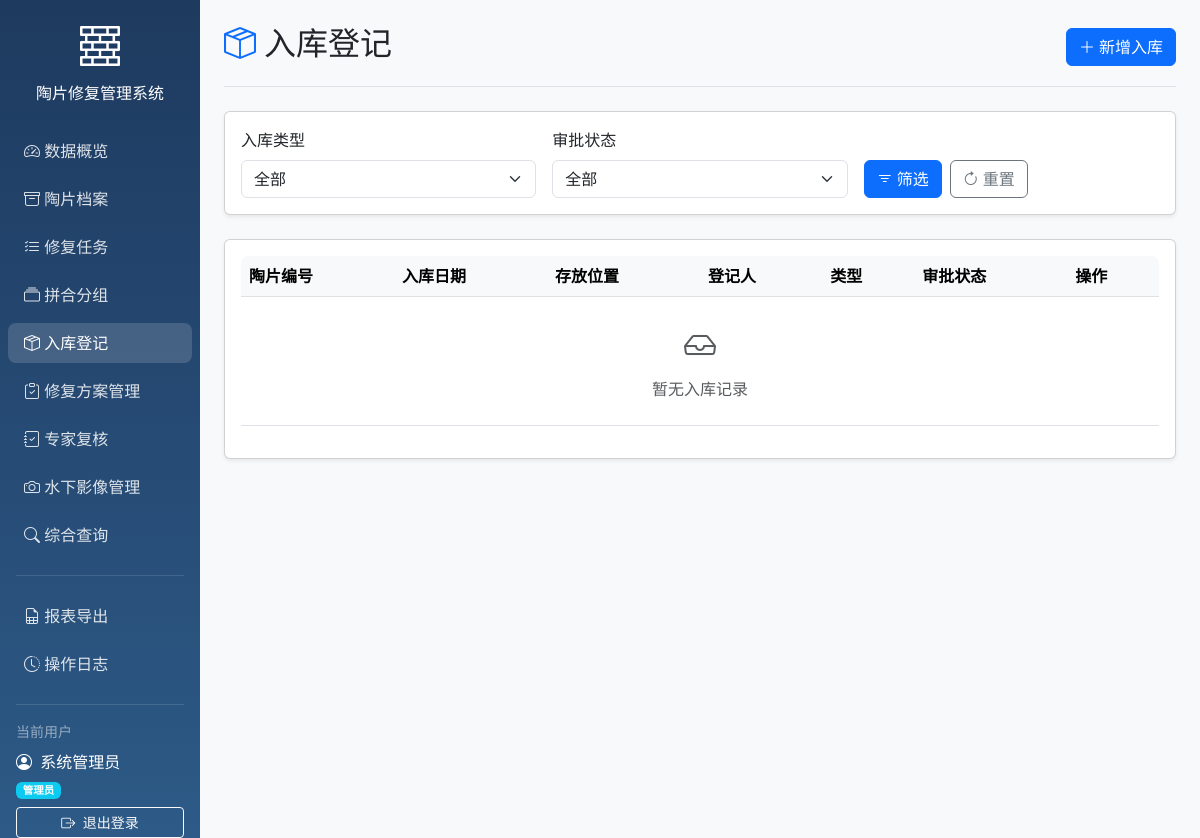
/storage (signed in), run on an earlier commit of the app's database.
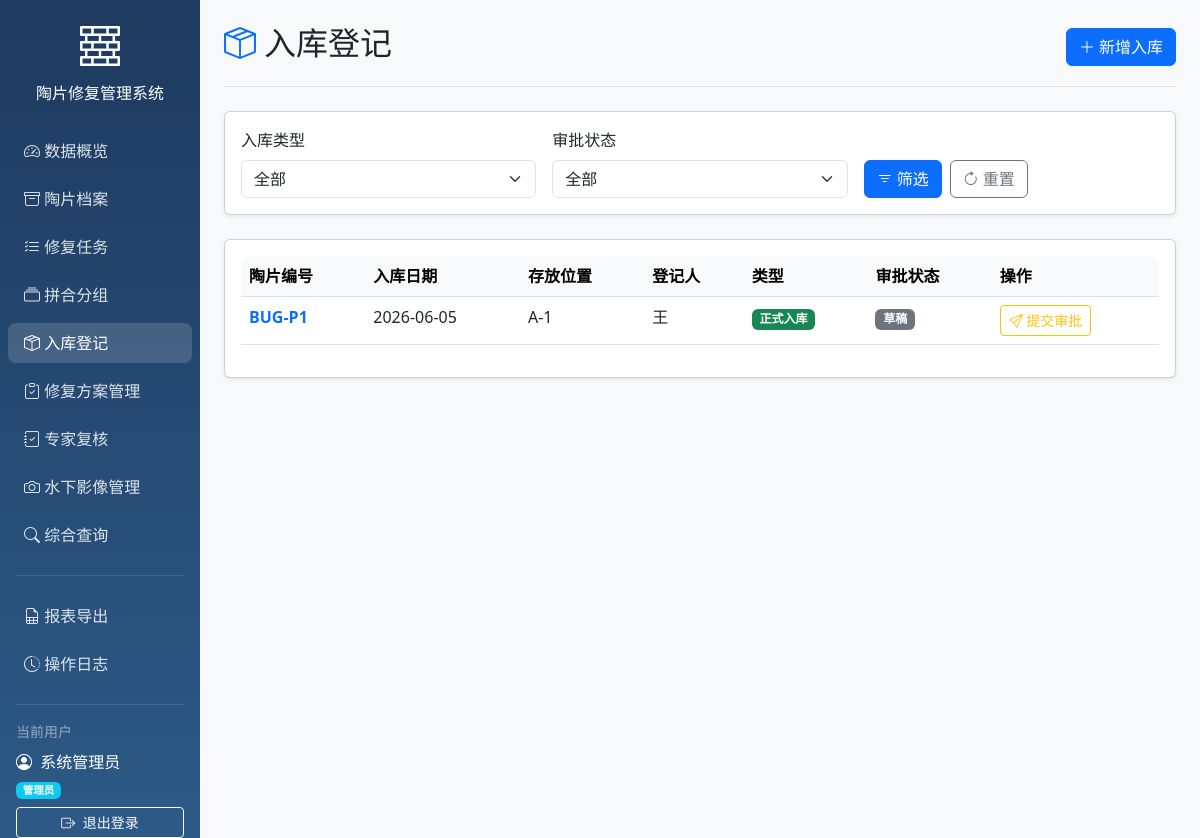
And on a later commit of the database.
### models/models.py (models this page shows)
class StorageRecord(Base):
    __tablename__ = "storage_records"
    id = Column(Integer, primary_key=True, index=True)
    pottery_id = Column(Integer, ForeignKey("potteries.id"), unique=True)
    storage_date = Column(Date)
    location = Column(String)
    registrar = Column(String)
    notes = Column(Text)
    is_official = Column(Boolean, default=False)
    approval_status = Column(String, default=ApprovalStatus.DRAFT)
    created_at = Column(DateTime(timezone=True), server_default=func.now())
    updated_at = Column(DateTime(timezone=True), onupdate=func.now())
    pottery = relationship("Pottery", back_populates="storage_record")
    approvals = relationship("StorageApproval", back_populates="storage_record", cascade="all, delete-orphan")

class Pottery(Base):
    __tablename__ = "potteries"
    id = Column(Integer, primary_key=True, index=True)
    pottery_number = Column(String, unique=True, index=True)
    water_area = Column(String)
    trench_number = Column(String)
    material = Column(String)
    decoration_description = Column(Text)
    damage_level = Column(String)
    current_status = Column(String)
    recovery_date = Column(Date)
    created_at = Column(DateTime(timezone=True), server_default=func.now())
    updated_at = Column(DateTime(timezone=True), onupdate=func.now())
    is_locked = Column(Boolean, default=False)
    cleaning_records = relationship("CleaningRecord", back_populates="pottery")
    pottery_groups = relationship("PotteryGroupMember", back_populates="pottery")
    storage_record = relationship("StorageRecord", uselist=False, back_populates="pottery")
    images = relationship("PotteryImage", back_populates="pottery", cascade="all, delete-orphan")
    repair_tasks = relationship("RepairTask", back_populates="pottery")

### main.py (the view)
@app.get("/storage", response_class=HTMLResponse)
async def list_storage(
    request: Request,
    current_user: User = Depends(get_current_user),
    db: Session = Depends(get_db),
    is_official: Optional[str] = None,
    approval_status: Optional[str] = None
):
    query = db.query(StorageRecord)
    if is_official is not None and is_official != "":
        query = query.filter(StorageRecord.is_official == (is_official == "true"))
    if approval_status:
        query = query.filter(StorageRecord.approval_status == approval_status)
    records = query.order_by(StorageRecord.storage_date.desc()).all()
    return templates.TemplateResponse("storage.html", {
        "request": request,
        "current_user": current_user,
        "records": records,
        "is_official": is_official,
        "approval_status": approval_status
    })

### templates/storage.html (shortened to what the changed rows need)
{% extends "base.html" %}
{% block body %}
<div class="container-fluid">
    <div class="row">
        <main class="col-md-9 ms-sm-auto col-lg-10 px-md-4 main-content">
            <div class="d-flex justify-content-between flex-wrap flex-md-nowrap align-items-center pt-4 pb-3 mb-4 border-bottom">
                <h1 class="h2">
                    <i class="bi bi-box-seam text-primary me-2"></i>入库登记
                </h1>
            </div>
            <div class="card shadow-sm">
                <div class="card-body">
                    <div class="table-responsive">
                        <table class="table table-hover">
                            <thead class="table-light">
                                <tr>
                                    <th>陶片编号</th>
                                    <th>入库日期</th>
                                    <th>存放位置</th>
                                    <th>登记人</th>
                                    <th>类型</th>
                                    <th>审批状态</th>
                                    <th>操作</th>
                                </tr>
                            </thead>
                            <tbody>
                                {% for r in records %}
                                <tr>
                                    <td>
                                        <a href="/potteries/{{ r.pottery.id }}" class="text-decoration-none">
                                            <strong>{{ r.pottery.pottery_number }}</strong>
                                        </a>
                                    </td>
                                    <td>{{ r.storage_date }}</td>
                                    <td>{{ r.location }}</td>
                                    <td>{{ r.registrar }}</td>
                                    <td>
                                        {% if r.is_official %}
                                        <span class="badge bg-success">正式入库</span>
                                        {% else %}
                                        <span class="badge bg-warning">临时存放</span>
                                        {% endif %}
                                    </td>
                                    <td>
                                        {% if r.approval_status == '草稿' %}
                                        <span class="badge bg-secondary">草稿</span>
                                        {% elif r.approval_status == '待审批' %}
                                        <span class="badge bg-warning">待审批</span>
                                        {% elif r.approval_status == '已通过' %}
                                        <span class="badge bg-success">已通过</span>
                                        {% elif r.approval_status == '已驳回' %}
                                        <span class="badge bg-danger">已驳回</span>
                                        {% endif %}
                                    </td>
                                    <td>
                                        {% if r.approval_status == '草稿' %}
                                        <a href="/storage/{{ r.id }}/submit" class="btn btn-sm btn-outline-warning" onclick="return confirm('确定提交审批吗？')">
                                            <i class="bi bi-send"></i> 提交审批
                                        </a>
                                        {% elif r.approval_status == '已通过' %}
                                        <span class="text-success"><i class="bi bi-lock-fill"></i> 已锁定</span>
                                        {% endif %}
                                    </td>
                                </tr>
                                {% else %}
                                <tr>
                                    <td colspan="7" class="text-center text-muted py-4">
                                        <i class="bi bi-inbox" style="font-size: 2rem;"></i>
                                        <p class="mt-2 mb-0">暂无入库记录</p>
                                    </td>
                                </tr>
                                {% endfor %}
                            </tbody>
                        </table>
                    </div>
                </div>
            </div>
        </main>
    </div>
</div>
{% endblock %}

What changed in the data, as far as the page shows it:
added StorageRecord: pottery.pottery_number "BUG-P1", storage_date "2026-06-05", location "A-1", registrar "王", is_official "正式入库", approval_status "草稿"
Also different on the page:
text no longer shown: "暂无入库记录"
